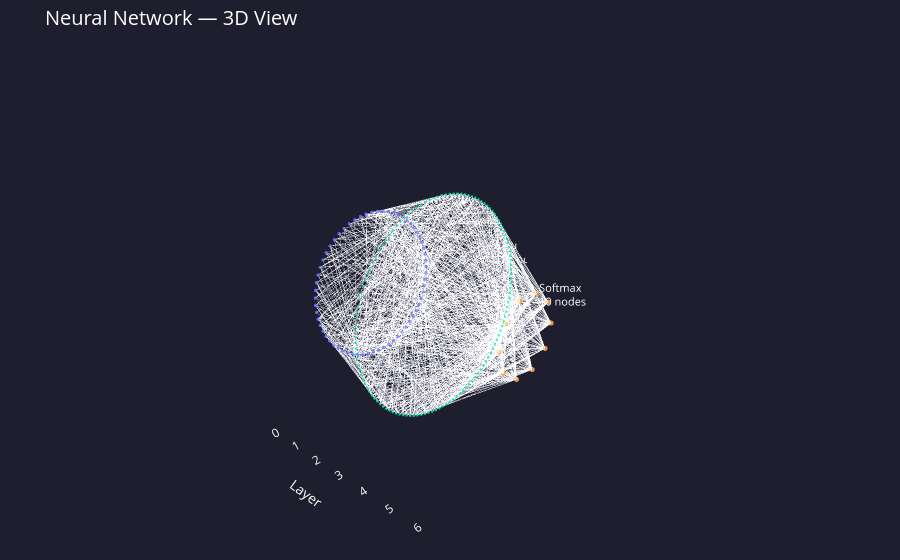
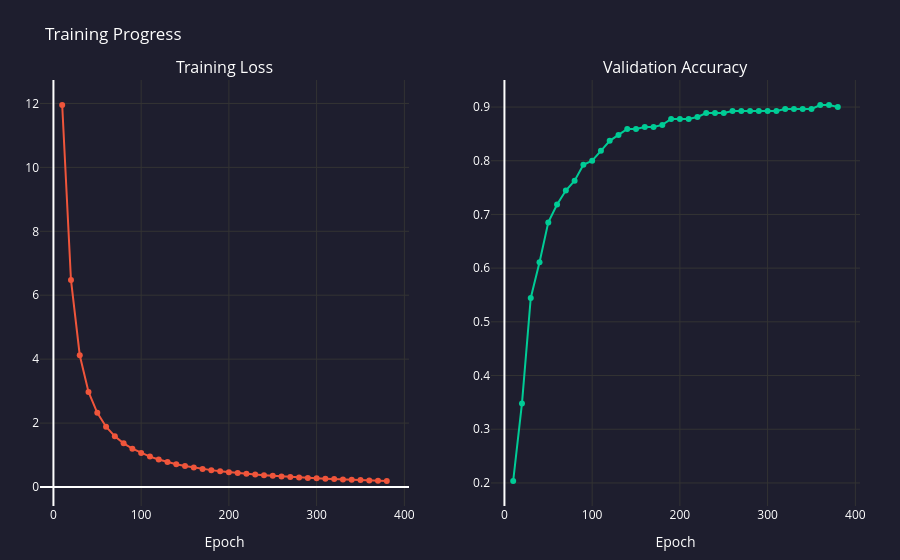

The notebook cell saved with these charts, in order:
### Markdown cell above
---
## 3b. Wizualizacje interaktywne

Poniższe wykresy otwierają się w przeglądarce:
- **Architektura 3D** – obracaj myszą, przewijaj aby przybliżyć.
- **Postęp trenowania** – najedź kursorem na punkt aby zobaczyć dokładne wartości.

### Code cell
from Code.Visualization.network_visualization import show_architecture_3d, show_training_progress

# 'best' is set by the Bayesian optimisation cell above

# ── 3D architecture of the best experiment ────────────────────────────
best_sizes = best['sizes']
best_acts  = best['act']

print(f"Showing 3D architecture for: {best['name']}")
show_architecture_3d(best_sizes, best_acts)

# ── Animated training progress of the best experiment ─────────────────
print(f"Showing training progress for: {best['name']}")
show_training_progress(best['trainer'].loss_history, best['trainer'].val_acc_history)

### Figure 1 — Plotly figure (JSON) as saved in the notebook; plotly's stock layout.template omitted (floating-point values rounded to 4 significant figures; data arrays with more than 128 entries replaced by an {"elided": "..."} marker saying what was removed)
{"data": [{"hoverinfo": "none", "line": {"color": "rgba(180,180,180,0.12)", "width": 0.8}, "mode": "lines", "name": "connections", "type": "scatter3d", "x": {"elided": "3600 int values"}, "y": {"elided": "3600 float values"}, "z": {"elided": "3600 float values"}}, {"hovertemplate": "%{text}<extra></extra>", "marker": {"color": {"elided": "201 str values"}, "line": {"width": 0}, "opacity": 0.9, "size": {"elided": "201 int values"}}, "mode": "markers", "name": "nodes", "text": {"elided": "201 str values"}, "type": "scatter3d", "x": {"elided": "201 int values"}, "y": {"elided": "201 float values"}, "z": {"elided": "201 float values"}}, {"hoverinfo": "none", "mode": "text", "name": "labels", "text": ["Input<br>64 nodes", "Relu<br>127 nodes", "Softmax<br>10 nodes"], "textfont": {"color": "white", "size": 11}, "type": "scatter3d", "x": [0, 3, 6], "y": [3, 3.981, 1.8], "z": [0, 0, 0]}], "layout": {"font": {"color": "white"}, "margin": {"b": 0, "l": 0, "r": 0, "t": 50}, "paper_bgcolor": "#1e1e2e", "scene": {"bgcolor": "#1e1e2e", "camera": {"eye": {"x": 1.6, "y": -1.8, "z": 1}, "up": {"x": 0, "y": 0, "z": 1}}, "xaxis": {"backgroundcolor": "#1e1e2e", "gridcolor": "#333", "showgrid": false, "title": {"text": "Layer"}, "zeroline": false}, "yaxis": {"backgroundcolor": "#1e1e2e", "gridcolor": "#333", "showgrid": false, "showticklabels": false, "title": {"text": ""}, "zeroline": false}, "zaxis": {"backgroundcolor": "#1e1e2e", "gridcolor": "#333", "showgrid": false, "showticklabels": false, "title": {"text": ""}, "zeroline": false}}, "showlegend": false, "title": {"font": {"color": "white", "size": 20}, "text": "Neural Network — 3D View"}}}

### Figure 2 — Plotly figure (JSON) as saved in the notebook; plotly's stock layout.template omitted (floating-point values rounded to 4 significant figures)
{"data": [{"hovertemplate": "Epoch %{x}<br>Loss: %{y:.4f}<extra></extra>", "line": {"color": "#EF553B", "width": 2}, "marker": {"size": 6}, "mode": "lines+markers", "name": "Loss", "type": "scatter", "x": [10, 20, 30, 40, 50, 60, 70, 80, 90, 100, 110, 120, 130, 140, 150, 160, 170, 180, 190, 200, 210, 220, 230, 240, 250, 260, 270, 280, 290, 300, 310, 320, 330, 340, 350, 360, 370, 380], "xaxis": "x", "y": [11.95, 6.477, 4.123, 2.975, 2.32, 1.886, 1.586, 1.367, 1.199, 1.063, 0.9516, 0.8585, 0.7804, 0.7144, 0.6579, 0.6087, 0.5659, 0.5283, 0.495, 0.4653, 0.4384, 0.4138, 0.3913, 0.3703, 0.3509, 0.3329, 0.316, 0.3004, 0.2859, 0.2724, 0.2599, 0.2483, 0.2372, 0.2267, 0.2168, 0.2074, 0.1983, 0.1897], "yaxis": "y"}, {"hovertemplate": "Epoch %{x}<br>Accuracy: %{y:.4f}<extra></extra>", "line": {"color": "#00CC96", "width": 2}, "marker": {"size": 6}, "mode": "lines+markers", "name": "Val Accuracy", "type": "scatter", "x": [10, 20, 30, 40, 50, 60, 70, 80, 90, 100, 110, 120, 130, 140, 150, 160, 170, 180, 190, 200, 210, 220, 230, 240, 250, 260, 270, 280, 290, 300, 310, 320, 330, 340, 350, 360, 370, 380], "xaxis": "x2", "y": [0.2037, 0.3482, 0.5444, 0.6111, 0.6852, 0.7185, 0.7444, 0.763, 0.7926, 0.8, 0.8185, 0.837, 0.8481, 0.8593, 0.8593, 0.863, 0.863, 0.8667, 0.8778, 0.8778, 0.8778, 0.8815, 0.8889, 0.8889, 0.8889, 0.8926, 0.8926, 0.8926, 0.8926, 0.8926, 0.8926, 0.8963, 0.8963, 0.8963, 0.8963, 0.9037, 0.9037, 0.9], "yaxis": "y2"}], "layout": {"annotations": [{"font": {"size": 16}, "showarrow": false, "text": "Training Loss", "x": 0.225, "xanchor": "center", "xref": "paper", "y": 1, "yanchor": "bottom", "yref": "paper"}, {"font": {"size": 16}, "showarrow": false, "text": "Validation Accuracy", "x": 0.775, "xanchor": "center", "xref": "paper", "y": 1, "yanchor": "bottom", "yref": "paper"}], "font": {"color": "white"}, "margin": {"b": 40, "l": 40, "r": 40, "t": 80}, "paper_bgcolor": "#1e1e2e", "plot_bgcolor": "#1e1e2e", "showlegend": false, "title": {"text": "Training Progress"}, "xaxis": {"anchor": "y", "domain": [0, 0.45], "gridcolor": "#333", "title": {"text": "Epoch"}}, "xaxis2": {"anchor": "y2", "domain": [0.55, 1], "gridcolor": "#333", "title": {"text": "Epoch"}}, "yaxis": {"anchor": "x", "domain": [0, 1], "gridcolor": "#333"}, "yaxis2": {"anchor": "x2", "domain": [0, 1], "gridcolor": "#333"}}}
